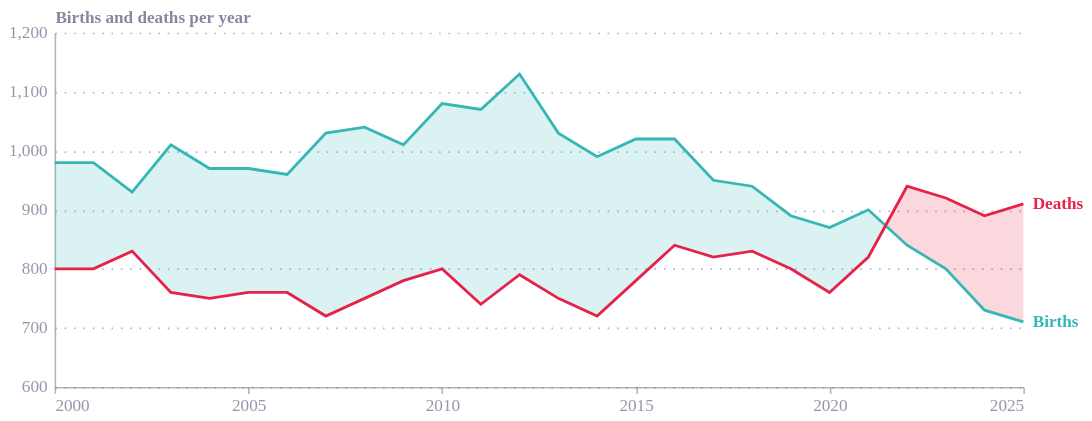

Notebook cell for this chart:
### Code cell
# ---- Chart -----------------------------------------------------------------------
Y_TITLE = "Births and deaths per year"
y_scale = alt.Scale(domain=[600, 1200])

x = alt.X("date:T", title=None, axis=alt.Axis(format="%Y", tickCount=6))

def y(field):
    return alt.Y(f"{field}:Q", title=Y_TITLE, scale=y_scale)

colour = alt.Color("series:N", legend=None)  # theme assigns the palette

def tag(chart, series):
    """Give a layer a constant 'series' so it picks up that series' theme colour."""
    return chart.transform_calculate(series=f"'{series}'")

def shade(condition, series):
    return tag(alt.Chart(monthly).transform_filter(condition), series).mark_area(
        opacity=0.18
    ).encode(x=x, y=y("Deaths"), y2="Births:Q", color=colour)

area_up = shade("datum.Births >= datum.Deaths", "Births")
area_down = shade("datum.Births < datum.Deaths", "Deaths")

lines = alt.Chart(long).mark_line(strokeWidth=1.8).encode(
    x=x, y=y("value"), color=colour
)

# End-of-line direct labels instead of a legend
labels = alt.Chart(long).mark_text(align="left", dx=6, fontWeight="bold").encode(
    x=alt.X("max(date):T", title=None),
    y=alt.Y("value:Q", aggregate={"argmax": "date"}, title=Y_TITLE, scale=y_scale),
    text="series:N",
    color=colour,
)

chart = (area_up + area_down + lines + labels).properties(
    width=700, height=270,
    autosize=alt.AutoSizeParams(type="fit", contains="padding"),
)

styles.save(chart, path=".", name="jersey_births_deaths_2000_2025", svg=True)
chart

### Figure 1 — Vega-Lite specification as saved in the notebook (floating-point values rounded to 4 significant figures; data arrays with more than 128 entries replaced by an {"elided": "..."} marker saying what was removed)
{"config": {"font": "Circular Std", "text": {"color": "#676A86", "align": "left", "baseline": "middle", "dx": 7, "dy": 0, "fontSize": 11}, "view": {"stroke": null, "continuousWidth": 400, "continuousHeight": 300, "discreteWidth": 400, "discreteHeight": 300}, "range": {"category": ["#36B7B4", "#E6224B", "#F4C245", "#0063AF", "#00A767", "#179FDB", "#EB5C2E"], "diverging": ["#E6224B", "#E54753", "#C9C9C9", "#179FDB", "#122B39"], "heatmap": ["#C9C9C9", "#179FDB", "#0063AF", "#122B39"], "ordinal": ["#00A767", "#36B7B4", "#179FDB", "#0063AF", "#243B5A"]}, "bar": {"color": "#179fdb"}, "line": {"color": "#e6224b"}, "rule": {"color": "#676A86"}, "area": {"opacity": 0.3}, "point": {"filled": true, "size": 80, "color": "#e6224b", "opacity": 0.95}, "geoshape": {"stroke": "white", "strokeWidth": 0.3}, "rect": {"fill": "#d6d4d4", "opacity": 0.3}, "axis": {"labelColor": "#676A86", "labelFontSize": 11, "labelFont": "Circular Std", "labelOpacity": 0.7, "tickColor": "#676A86", "tickOpacity": 0.5, "domainColor": "#676A86", "domainOpacity": 0.5, "gridColor": "#676A86", "gridDash": [2, 2], "gridOpacity": 0.5, "title": null, "titleColor": "#676A86", "titleOpacity": 0.8, "tickSize": 4}, "axisXDiscrete": {"grid": false, "labelAngle": 0, "tickCount": 10, "tickOpacity": 0.5, "title": null}, "axisYDiscrete": {"ticks": false, "labelPadding": 5}, "axisXTemporal": {"grid": false, "ticks": true}, "axisXQuantitative": {"grid": true}, "axisYQuantitative": {"gridColor": "#676A86", "gridDash": [1, 5], "gridOpacity": 0.5, "ticks": false, "labelPadding": 5, "tickCount": 8, "titleAngle": 0, "titleAlign": "left", "titleBaseline": "bottom", "titleX": 0, "titleY": -5}, "title": {"color": "#676A86E6", "subtitleColor": "#676A86", "font": "Circular Std", "subtitleFont": "Circular Std", "anchor": "start", "fontSize": 14, "subtitleFontSize": 12, "subtitlePadding": 4, "offset": 0, "frame": "group"}, "legend": {"titleColor": "#122b39", "title": null, "labelColor": "#122b39", "labelFontSize": 11}}, "layer": [{"mark": {"type": "area", "opacity": 0.18}, "encoding": {"color": {"field": "series", "legend": null, "type": "nominal"}, "x": {"axis": {"format": "%Y", "tickCount": 6}, "field": "date", "title": null, "type": "temporal"}, "y": {"field": "Deaths", "scale": {"domain": [600, 1200]}, "title": "Births and deaths per year", "type": "quantitative"}, "y2": {"field": "Births"}}, "transform": [{"filter": "datum.Births >= datum.Deaths"}, {"calculate": "'Births'", "as": "series"}]}, {"mark": {"type": "area", "opacity": 0.18}, "encoding": {"color": {"field": "series", "legend": null, "type": "nominal"}, "x": {"axis": {"format": "%Y", "tickCount": 6}, "field": "date", "title": null, "type": "temporal"}, "y": {"field": "Deaths", "scale": {"domain": [600, 1200]}, "title": "Births and deaths per year", "type": "quantitative"}, "y2": {"field": "Births"}}, "transform": [{"filter": "datum.Births < datum.Deaths"}, {"calculate": "'Deaths'", "as": "series"}]}, {"data": {"name": "data-6f75d0a2829c2da37ded6cb6f0318982"}, "mark": {"type": "line", "strokeWidth": 1.8}, "encoding": {"color": {"field": "series", "legend": null, "type": "nominal"}, "x": {"axis": {"format": "%Y", "tickCount": 6}, "field": "date", "title": null, "type": "temporal"}, "y": {"field": "value", "scale": {"domain": [600, 1200]}, "title": "Births and deaths per year", "type": "quantitative"}}}, {"data": {"name": "data-6f75d0a2829c2da37ded6cb6f0318982"}, "mark": {"type": "text", "align": "left", "dx": 6, "fontWeight": "bold"}, "encoding": {"color": {"field": "series", "legend": null, "type": "nominal"}, "text": {"field": "series", "type": "nominal"}, "x": {"aggregate": "max", "field": "date", "title": null, "type": "temporal"}, "y": {"aggregate": {"argmax": "date"}, "field": "value", "scale": {"domain": [600, 1200]}, "title": "Births and deaths per year", "type": "quantitative"}}}], "autosize": {"contains": "padding", "type": "fit"}, "data": {"name": "data-eb992dfc46b467326616df6fa87232f8"}, "height": 270, "width": 700, "$schema": "https://vega.github.io/schema/vega-lite/v6.4.1.json", "datasets": {"data-eb992dfc46b467326616df6fa87232f8": {"elided": "301 records"}, "data-6f75d0a2829c2da37ded6cb6f0318982": [{"date": "2000-01-01T00:00:00", "series": "Births", "value": 980}, {"date": "2001-01-01T00:00:00", "series": "Births", "value": 980}, {"date": "2002-01-01T00:00:00", "series": "Births", "value": 930}, {"date": "2003-01-01T00:00:00", "series": "Births", "value": 1010}, {"date": "2004-01-01T00:00:00", "series": "Births", "value": 970}, {"date": "2005-01-01T00:00:00", "series": "Births", "value": 970}, {"date": "2006-01-01T00:00:00", "series": "Births", "value": 960}, {"date": "2007-01-01T00:00:00", "series": "Births", "value": 1030}, {"date": "2008-01-01T00:00:00", "series": "Births", "value": 1040}, {"date": "2009-01-01T00:00:00", "series": "Births", "value": 1010}, {"date": "2010-01-01T00:00:00", "series": "Births", "value": 1080}, {"date": "2011-01-01T00:00:00", "series": "Births", "value": 1070}, {"date": "2012-01-01T00:00:00", "series": "Births", "value": 1130}, {"date": "2013-01-01T00:00:00", "series": "Births", "value": 1030}, {"date": "2014-01-01T00:00:00", "series": "Births", "value": 990}, {"date": "2015-01-01T00:00:00", "series": "Births", "value": 1020}, {"date": "2016-01-01T00:00:00", "series": "Births", "value": 1020}, {"date": "2017-01-01T00:00:00", "series": "Births", "value": 950}, {"date": "2018-01-01T00:00:00", "series": "Births", "value": 940}, {"date": "2019-01-01T00:00:00", "series": "Births", "value": 890}, {"date": "2020-01-01T00:00:00", "series": "Births", "value": 870}, {"date": "2021-01-01T00:00:00", "series": "Births", "value": 900}, {"date": "2022-01-01T00:00:00", "series": "Births", "value": 840}, {"date": "2023-01-01T00:00:00", "series": "Births", "value": 800}, {"date": "2024-01-01T00:00:00", "series": "Births", "value": 730}, {"date": "2025-01-01T00:00:00", "series": "Births", "value": 710}, {"date": "2000-01-01T00:00:00", "series": "Deaths", "value": 800}, {"date": "2001-01-01T00:00:00", "series": "Deaths", "value": 800}, {"date": "2002-01-01T00:00:00", "series": "Deaths", "value": 830}, {"date": "2003-01-01T00:00:00", "series": "Deaths", "value": 760}, {"date": "2004-01-01T00:00:00", "series": "Deaths", "value": 750}, {"date": "2005-01-01T00:00:00", "series": "Deaths", "value": 760}, {"date": "2006-01-01T00:00:00", "series": "Deaths", "value": 760}, {"date": "2007-01-01T00:00:00", "series": "Deaths", "value": 720}, {"date": "2008-01-01T00:00:00", "series": "Deaths", "value": 750}, {"date": "2009-01-01T00:00:00", "series": "Deaths", "value": 780}, {"date": "2010-01-01T00:00:00", "series": "Deaths", "value": 800}, {"date": "2011-01-01T00:00:00", "series": "Deaths", "value": 740}, {"date": "2012-01-01T00:00:00", "series": "Deaths", "value": 790}, {"date": "2013-01-01T00:00:00", "series": "Deaths", "value": 750}, {"date": "2014-01-01T00:00:00", "series": "Deaths", "value": 720}, {"date": "2015-01-01T00:00:00", "series": "Deaths", "value": 780}, {"date": "2016-01-01T00:00:00", "series": "Deaths", "value": 840}, {"date": "2017-01-01T00:00:00", "series": "Deaths", "value": 820}, {"date": "2018-01-01T00:00:00", "series": "Deaths", "value": 830}, {"date": "2019-01-01T00:00:00", "series": "Deaths", "value": 800}, {"date": "2020-01-01T00:00:00", "series": "Deaths", "value": 760}, {"date": "2021-01-01T00:00:00", "series": "Deaths", "value": 820}, {"date": "2022-01-01T00:00:00", "series": "Deaths", "value": 940}, {"date": "2023-01-01T00:00:00", "series": "Deaths", "value": 920}, {"date": "2024-01-01T00:00:00", "series": "Deaths", "value": 890}, {"date": "2025-01-01T00:00:00", "series": "Deaths", "value": 910}]}}
